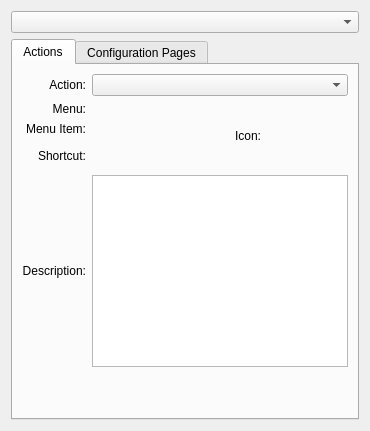
<?xml version="1.0" encoding="UTF-8"?>
<ui version="4.0">
 <class>InfoPage</class>
 <widget class="QWidget" name="InfoPage">
  <layout class="QGridLayout" name="gridLayout_2">
   <item row="1" column="0" colspan="2">
    <widget class="KTabWidget" name="tabs">
     <property name="currentIndex">
      <number>0</number>
     </property>
     <widget class="QWidget" name="tab2">
      <attribute name="title">
       <string>Actions</string>
      </attribute>
      <layout class="QVBoxLayout" name="tab2lo">
       <item>
        <layout class="QGridLayout" name="tab2_1lo">
         <item row="1" column="3" rowspan="8">
          <widget class="QIconButton" name="actionIcon">
           <property name="minimumSize">
            <size>
             <width>0</width>
             <height>64</height>
            </size>
           </property>
           <property name="whatsThis">
            <string>The icon associated with this action. It is shown alongside text in the menu bar and in toolbars as required. A string to use KDE's image loading system, or a custom QPixmap or QIcon, or None.</string>
           </property>
           <property name="flat">
            <bool>true</bool>
           </property>
          </widget>
         </item>
         <item row="4" column="1" rowspan="5">
          <widget class="QLabel" name="shortcut">
           <property name="whatsThis">
            <string>The shortcut to fire this action, such as 'Ctrl+1', or a QKeySequence instance, or None.</string>
           </property>
          </widget>
         </item>
         <item row="9" column="0">
          <widget class="QLabel" name="labelTopics">
           <property name="text">
            <string>Description:</string>
           </property>
           <property name="alignment">
            <set>Qt::AlignRight|Qt::AlignTrailing|Qt::AlignVCenter</set>
           </property>
           <property name="buddy">
            <cstring>topics</cstring>
           </property>
          </widget>
         </item>
         <item row="9" column="1" colspan="3">
          <widget class="QTextEdit" name="description">
           <property name="textInteractionFlags">
            <set>Qt::TextSelectableByKeyboard|Qt::TextSelectableByMouse</set>
           </property>
          </widget>
         </item>
         <item row="3" column="0">
          <widget class="QLabel" name="labelText">
           <property name="text">
            <string>Menu Item:</string>
           </property>
           <property name="alignment">
            <set>Qt::AlignRight|Qt::AlignTrailing|Qt::AlignVCenter</set>
           </property>
           <property name="buddy">
            <cstring>name</cstring>
           </property>
          </widget>
         </item>
         <item row="3" column="1">
          <widget class="QLabel" name="text">
           <property name="whatsThis">
            <string>The text associated with the action (used as the menu item label, etc), or None.</string>
           </property>
          </widget>
         </item>
         <item row="1" column="1" rowspan="2">
          <widget class="QLabel" name="menu">
           <property name="whatsThis">
            <string>The menu under which to place this item, such as 'tools' or 'settings', or None.</string>
           </property>
          </widget>
         </item>
         <item row="4" column="0" rowspan="5">
          <widget class="QLabel" name="labelShortcut">
           <property name="text">
            <string>Shortcut:</string>
           </property>
           <property name="alignment">
            <set>Qt::AlignRight|Qt::AlignTrailing|Qt::AlignVCenter</set>
           </property>
           <property name="buddy">
            <cstring>fullName</cstring>
           </property>
          </widget>
         </item>
         <item row="1" column="0" rowspan="2">
          <widget class="QLabel" name="labelMenu">
           <property name="text">
            <string>Menu:</string>
           </property>
           <property name="alignment">
            <set>Qt::AlignRight|Qt::AlignTrailing|Qt::AlignVCenter</set>
           </property>
           <property name="buddy">
            <cstring>menu</cstring>
           </property>
          </widget>
         </item>
         <item row="1" column="2" rowspan="8">
          <widget class="QLabel" name="labelActionIcon">
           <property name="text">
            <string>Icon:</string>
           </property>
           <property name="alignment">
            <set>Qt::AlignRight|Qt::AlignTrailing|Qt::AlignVCenter</set>
           </property>
           <property name="buddy">
            <cstring>configPageIcon</cstring>
           </property>
          </widget>
         </item>
         <item row="0" column="1" colspan="3">
          <widget class="KComboBox" name="actions"/>
         </item>
         <item row="0" column="0">
          <widget class="QLabel" name="label_2">
           <property name="text">
            <string>Action:</string>
           </property>
           <property name="alignment">
            <set>Qt::AlignRight|Qt::AlignTrailing|Qt::AlignVCenter</set>
           </property>
          </widget>
         </item>
        </layout>
       </item>
       <item>
        <spacer name="verticalSpacer2">
         <property name="orientation">
          <enum>Qt::Vertical</enum>
         </property>
         <property name="sizeHint" stdset="0">
          <size>
           <width>20</width>
           <height>40</height>
          </size>
         </property>
        </spacer>
       </item>
      </layout>
     </widget>
     <widget class="QWidget" name="tab3">
      <attribute name="title">
       <string>Configuration Pages</string>
      </attribute>
      <layout class="QVBoxLayout" name="tab3lo">
       <item>
        <layout class="QGridLayout" name="tab3_1lo">
         <item row="1" column="1" colspan="3">
          <widget class="QLabel" name="fullName">
           <property name="whatsThis">
            <string>The shortcut to fire this action such as 'Ctrl+1', or a QKeySequence instance, or None.</string>
           </property>
          </widget>
         </item>
         <item row="1" column="0">
          <widget class="QLabel" name="label">
           <property name="text">
            <string>Title:</string>
           </property>
           <property name="alignment">
            <set>Qt::AlignRight|Qt::AlignTrailing|Qt::AlignVCenter</set>
           </property>
          </widget>
         </item>
         <item row="2" column="2" rowspan="5">
          <widget class="QLabel" name="labelPageIcon">
           <property name="text">
            <string>Icon:</string>
           </property>
           <property name="alignment">
            <set>Qt::AlignRight|Qt::AlignTrailing|Qt::AlignVCenter</set>
           </property>
           <property name="buddy">
            <cstring>configPageIcon</cstring>
           </property>
          </widget>
         </item>
         <item row="2" column="3" rowspan="5">
          <widget class="QIconButton" name="configPageIcon">
           <property name="minimumSize">
            <size>
             <width>0</width>
             <height>64</height>
            </size>
           </property>
           <property name="whatsThis">
            <string>The icon associated with this action. It is shown alongside text in the menu bar and in toolbars as required. A string to use KDE's image loading system, or a custom QPixmap or QIcon, or None.</string>
           </property>
           <property name="flat">
            <bool>true</bool>
           </property>
          </widget>
         </item>
         <item row="2" column="0" rowspan="5">
          <widget class="QLabel" name="labelName">
           <property name="text">
            <string>Name:</string>
           </property>
           <property name="alignment">
            <set>Qt::AlignRight|Qt::AlignTrailing|Qt::AlignVCenter</set>
           </property>
           <property name="buddy">
            <cstring>name</cstring>
           </property>
          </widget>
         </item>
         <item row="2" column="1" rowspan="5">
          <widget class="QLabel" name="name">
           <property name="whatsThis">
            <string>The text associated with the action (used as the menu item label, etc), or None.</string>
           </property>
          </widget>
         </item>
         <item row="0" column="1" colspan="3">
          <widget class="KComboBox" name="configPages"/>
         </item>
         <item row="0" column="0">
          <widget class="QLabel" name="label_3">
           <property name="text">
            <string>Page:</string>
           </property>
           <property name="alignment">
            <set>Qt::AlignRight|Qt::AlignTrailing|Qt::AlignVCenter</set>
           </property>
          </widget>
         </item>
        </layout>
       </item>
       <item>
        <spacer name="verticalSpacer3">
         <property name="orientation">
          <enum>Qt::Vertical</enum>
         </property>
         <property name="sizeHint" stdset="0">
          <size>
           <width>20</width>
           <height>40</height>
          </size>
         </property>
        </spacer>
       </item>
      </layout>
     </widget>
    </widget>
   </item>
   <item row="0" column="0" colspan="2">
    <widget class="KComboBox" name="topics">
     <property name="whatsThis">
      <string>Select a Plugin or Built-in Module</string>
     </property>
    </widget>
   </item>
  </layout>
 </widget>
 <customwidgets>
  <customwidget>
   <class>QIconButton</class>
   <extends>QPushButton</extends>
   <header>kicondialog.h</header>
  </customwidget>
  <customwidget>
   <class>KComboBox</class>
   <extends>QComboBox</extends>
   <header>kcombobox.h</header>
  </customwidget>
  <customwidget>
   <class>KTabWidget</class>
   <extends>QTabWidget</extends>
   <header>ktabwidget.h</header>
   <container>1</container>
  </customwidget>
 </customwidgets>
 <tabstops>
  <tabstop>topics</tabstop>
  <tabstop>tabs</tabstop>
  <tabstop>actions</tabstop>
  <tabstop>configPages</tabstop>
  <tabstop>fullName</tabstop>
 </tabstops>
 <resources/>
 <connections/>
</ui>
